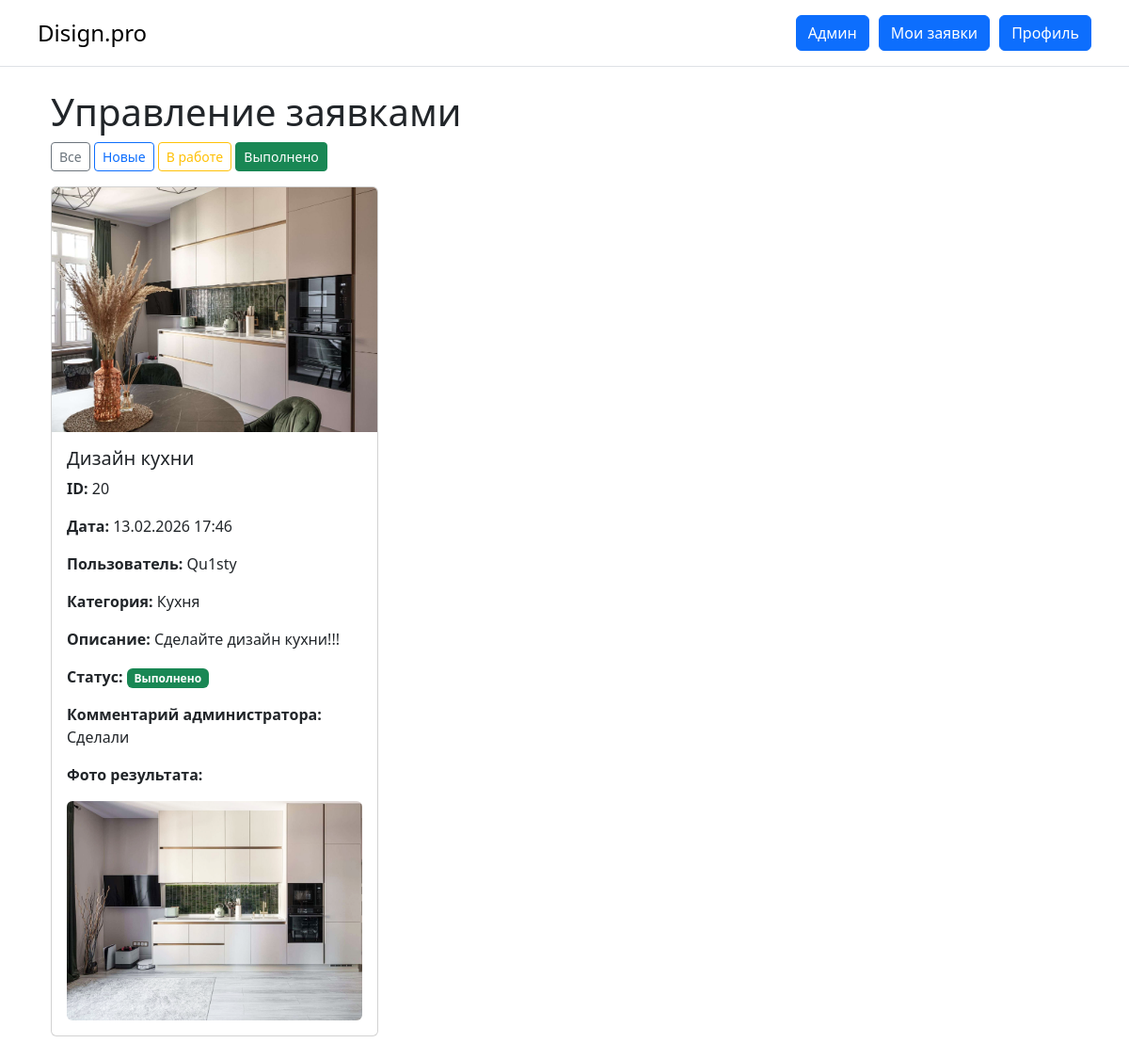
The app's page /admin-panel/status/?status=done (signed in) with its own data.
### main/models.py (models this page shows, shortened)
class DesignRequest(models.Model):
    class Status(models.TextChoices):
        NEW = 'new', 'Новая'
        IN_PROGRESS = 'in_progress', 'Принято в работу'
        DONE = 'done', 'Выполнено'
    user = models.ForeignKey(
        settings.AUTH_USER_MODEL,
        on_delete=models.CASCADE,
        verbose_name='Пользователь'
    )
    title = models.CharField('Название', max_length=200)
    description = models.TextField('Описание')
    category = models.ForeignKey(
        Category,
        on_delete=models.CASCADE,
        verbose_name='Категория'
    )
    photo = models.ImageField(
        'Фото помещения / план',
        upload_to='design_requests/photos/',
        validators=[validate_image_size, validate_image_extension]
    )
    result_image = models.ImageField(
        'Фото выполненной работы',
        upload_to='design_requests/results/',
        blank=True,
        null=True
    )
    admin_comment = models.TextField(
        'Комментарий администратора',
        blank=True,
        null=True
    )
    status = models.CharField(
        max_length=20,
        choices=Status.choices,
        default=Status.NEW,
        verbose_name='Статус'
    )
    created_at = models.DateTimeField(
        'Дата создания',
        auto_now_add=True
    )
    class Meta:
        ordering = ['-created_at']
        verbose_name = 'Заявка на дизайн'
        verbose_name_plural = 'Заявки на дизайн'

class Category(models.Model):
    name = models.CharField(
        'Название категории',
        max_length=100,
        unique=True
    )
    class Meta:
        verbose_name = 'Категорию'
        verbose_name_plural = 'Категории'

### main/views.py (the view)
# urls.py: path('admin-panel/status/', views.filter_status, name='filter_status'),
@login_required
@user_passes_test(is_admin)
def filter_status(request):
    status_filter = request.GET.get('status')
    requests = DesignRequest.objects.all().order_by('-created_at')
    if status_filter:
        requests = requests.filter(status=status_filter)
    return render(request, 'main/filter_status.html', {
        'requests': requests,
        'status_filter': status_filter
    })

### main/views.py (called while the page is built)
def is_admin(user):
    return user.is_superuser

### main/templates/main/filter_status.html (shortened to what this page needs)
{% extends 'main/base.html' %}
{% block content %}
<div class="container mt-4">
  <h1>Управление заявками</h1>
  <div class="mb-3">
    <a href="{% url 'filter_status' %}" class="btn btn-outline-secondary btn-sm{% if not status_filter %} active{% endif %}">Все</a>
    <a href="{% url 'filter_status' %}?status=new" class="btn btn-outline-primary btn-sm{% if status_filter == 'new' %} active{% endif %}">Новые</a>
    <a href="{% url 'filter_status' %}?status=in_progress" class="btn btn-outline-warning btn-sm{% if status_filter == 'in_progress' %} active{% endif %}">В работе</a>
    <a href="{% url 'filter_status' %}?status=done" class="btn btn-outline-success btn-sm{% if status_filter == 'done' %} active{% endif %}">Выполнено</a>
  </div>
  {% if requests %}
    <div class="row">
      {% for req in requests %}
        <div class="col-md-6 col-lg-4 mb-4">
          <div class="card h-100">
            {% if req.photo %}
              <img src="{{ req.photo.url }}" class="card-img-top" alt="{{ req.title }}">
            {% endif %}
            <div class="card-body">
              <h5 class="card-title">{{ req.title }}</h5>
              <p><b>ID:</b> {{ req.id }}</p>
              <p><b>Дата:</b> {{ req.created_at|date:"d.m.Y H:i" }}</p>
              <p><b>Пользователь:</b> {{ req.user.username }}</p>
              <p><b>Категория:</b> {{ req.category.name }}</p>
              <p><b>Описание:</b> {{ req.description }}</p>
              <p>
                <b>Статус:</b>
                {% if req.status == 'new' %}
                  <span class="badge bg-primary">Новая</span>
                {% elif req.status == 'in_progress' %}
                  <span class="badge bg-warning text-dark">В работе</span>
                {% else %}
                  <span class="badge bg-success">Выполнено</span>
                {% endif %}
              </p>
              {% if req.admin_comment %}
                <p><b>Комментарий администратора:</b> {{ req.admin_comment }}</p>
              {% endif %}
              {% if req.result_image %}
                <p><b>Фото результата:</b></p>
                <img src="{{ req.result_image.url }}" class="img-fluid rounded" alt="{{ req.title }}">
              {% endif %}
            </div>
          </div>
        </div>
      {% endfor %}
    </div>
  {% else %}
    <p>Заявок нет</p>
  {% endif %}
</div>
{% endblock %}

### main/static/css/style.css (style rules this page uses)
a { text-decoration: none; }

### records on screen
DesignRequest: photo (picture), title "Дизайн кухни", id "20", created_at "13.02.2026 17:46", user.username "Qu1sty", category.name "Кухня", description "Сделайте дизайн кухни!!!", status "Выполнено", admin_comment "Сделали", result_image (picture)
